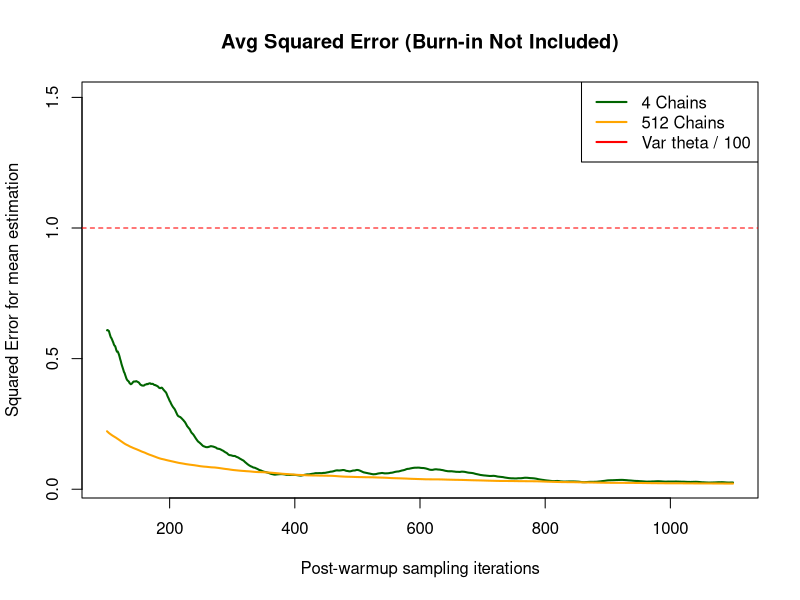
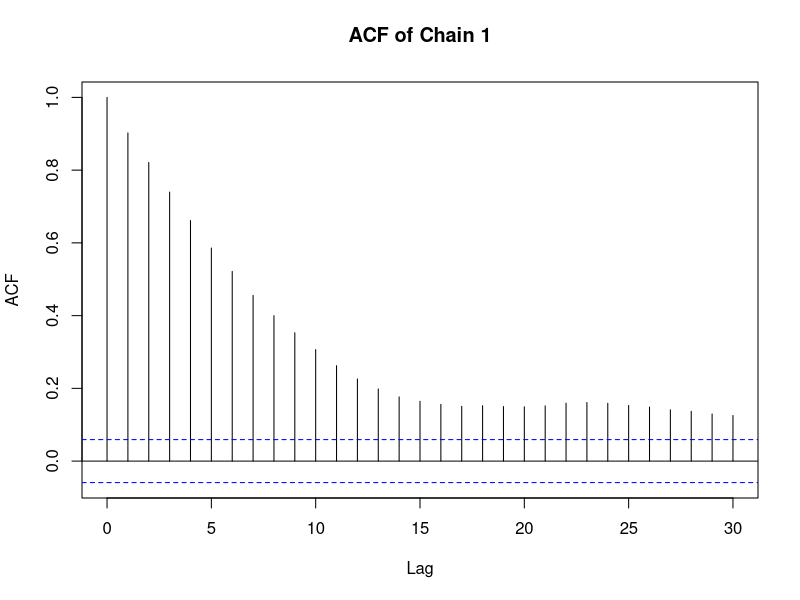

Source code (R) for these figures, in order:
# part II, replicate fig 1 with MCMC
# check the joint density
log_joint_density <- function(theta) {
  t1 <- theta[1]
  t2 <- theta[2]
  log_p_t1 <- dnorm(t1, 0, 1, log = TRUE)
  log_p_t2_given_t1 <- dnorm(t2, 0.03 * (t1^2 - 100), 1, log = TRUE)
  return(log_p_t1 + log_p_t2_given_t1)
}

# func for metropolis
run_metropolis_chain <- function(n_samples, init_theta, proposal_sd = 0.5) {
  # initialization phase
  samples <- matrix(NA, nrow = n_samples, ncol = 2)
  current_theta <- init_theta
  samples[1, ] <- current_theta
  
  for (i in 2:n_samples) {
    # proposal is theta1 at s + x, where x ~norm(0, 0.5)
    proposal_theta1 <- current_theta
    proposal_theta1[1] <- current_theta[1] + rnorm(1, mean = 0, sd = proposal_sd)
    # check r
    log_acc_ratio <- log_joint_density(proposal_theta1) - log_joint_density(current_theta)
    if (log(runif(1)) < log_acc_ratio) {
      current_theta[1] <- proposal_theta1[1]
    }
    
    # update theta2 by Gibbs
    mean_t2 <- 0.03 * (current_theta[1]^2 - 100)
    current_theta[2] <- rnorm(1, mean = mean_t2, sd = 1)
    # update the theta vector
    samples[i, ] <- current_theta
  }
  return(samples[, 1]) # Return only theta1 samples
}
# actual sampling part:
set.seed(123)
n_samples <- 1100
n_chains_4 <- 4
n_chains_512 <- 512

theta1_matrix_4 <- matrix(NA, nrow = n_samples, ncol = n_chains_4)
theta1_matrix_512 <- matrix(NA, nrow = n_samples, ncol = n_chains_512)


init_point <- c(runif(1, -3, 3), runif(1, -10, 0)) 

for (j in 1:n_chains_4) {
  theta1_matrix_4[, j] <- run_metropolis_chain(n_samples, init_point, proposal_sd = 0.5)
}
for (j in 1:n_chains_512) {
  theta1_matrix_512[, j] <- run_metropolis_chain(n_samples, init_point, proposal_sd = 0.5)
}
# get squared error
se_matrix_4 <- matrix(NA, nrow = n_samples, ncol = n_chains_4)
for (j in 1:n_chains_4) {
  running_mean <- cumsum(theta1_matrix_4[, j]) / (1:n_samples)
  se_matrix_4[, j] <- (running_mean - 0)^2 
}

se_matrix_512 <- matrix(NA, nrow = n_samples, ncol = n_chains_512)
for (j in 1:n_chains_512) {
  running_mean <- cumsum(theta1_matrix_512[, j]) / (1:n_samples)
  se_matrix_512[, j] <- (running_mean - 0)^2 
}

avg_squared_error_4 <- rowMeans(se_matrix_4)
avg_squared_error_512 <- rowMeans(se_matrix_512)


plot(100:1100, avg_squared_error_4[100:1100], 
     type = "l", col = "darkgreen", lwd = 2,
     ylim = range(c(1.5, avg_squared_error_4[100:1100])),
     main = "Avg Squared Error (Burn-in Not Included)",
     xlab = "Post-warmup sampling iterations", 
     ylab = "Squared Error for mean estimation")

# 2. Add the second line on top using lines()
lines(100:1100, avg_squared_error_512[100:1100], 
      col = "orange", lwd = 2)
abline(h = 1, lty = 2, col="red") 
# 3. Add a legend so you know which line is which
legend("topright", legend = c("4 Chains", "512 Chains", "Var theta / 100"),
       col = c("darkgreen", "orange", "red"), lwd = 2)


acf(theta1_matrix_4[,1], main = "ACF of Chain 1")
